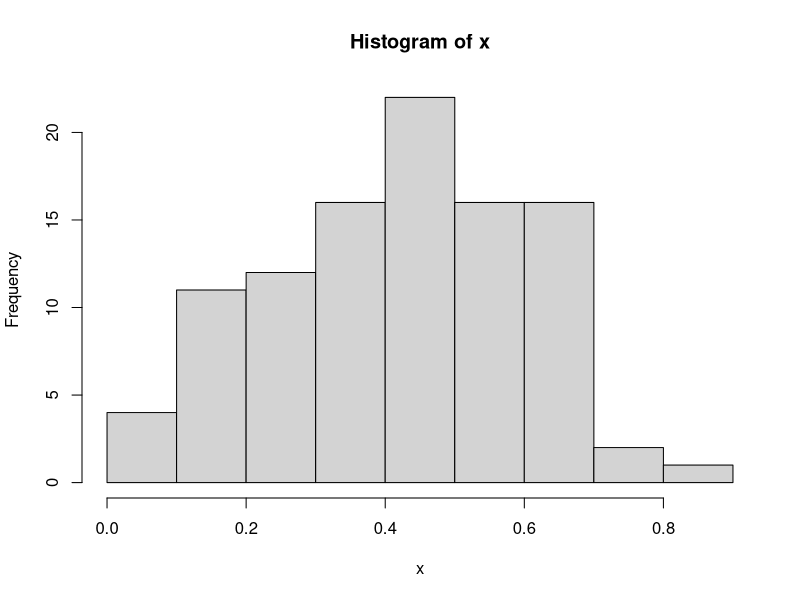
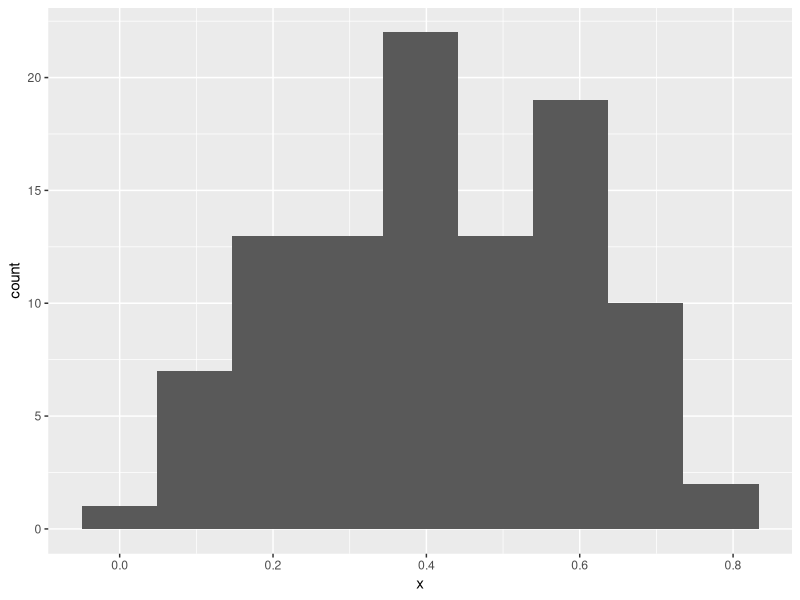

The R source for these figures, in order:
library(ggplot2)
# 1.	First, simulate 100 observations from a mixed distribution of beta(2,3)
# , each with probability 0.5. Then, use at least 3 density estimating methods
# to smooth the observations. 
# You need to specify the parameters in the smoothing methods, 
# and compare the results. 

set.seed(106354012)

x <- rbeta(100, shape1 = 2, shape2 = 3, ncp = 0)
hist(x)
x <- as.data.frame(x)
ggplot(x, aes(x)) + 
  geom_histogram(aes(y = ..count..), bins = 9)  


